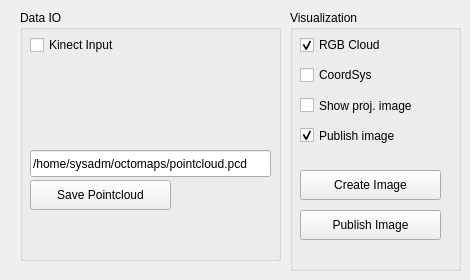
    <widget class="QWidget" name="tab_controls">
     <attribute name="title">
      <string>Controls</string>
     </attribute>
     <widget class="QGroupBox" name="groupBox_4">
      <property name="geometry">
       <rect>
        <x>20</x>
        <y>10</y>
        <width>261</width>
        <height>251</height>
       </rect>
      </property>
      <property name="title">
       <string>Data IO</string>
      </property>
      <widget class="QPushButton" name="btnSavePointcloud">
       <property name="geometry">
        <rect>
         <x>10</x>
         <y>170</y>
         <width>141</width>
         <height>30</height>
        </rect>
       </property>
       <property name="text">
        <string>Save Pointcloud</string>
       </property>
      </widget>
      <widget class="QLineEdit" name="lineSavePointcloud">
       <property name="geometry">
        <rect>
         <x>10</x>
         <y>140</y>
         <width>241</width>
         <height>27</height>
        </rect>
       </property>
       <property name="text">
        <string>/home/sysadm/octomaps/pointcloud.pcd</string>
       </property>
      </widget>
      <widget class="QCheckBox" name="checkBoxKinect">
       <property name="geometry">
        <rect>
         <x>10</x>
         <y>20</y>
         <width>151</width>
         <height>30</height>
        </rect>
       </property>
       <property name="text">
        <string>Kinect Input</string>
       </property>
      </widget>
     </widget>
     <widget class="QGroupBox" name="groupBox_6">
      <property name="geometry">
       <rect>
        <x>290</x>
        <y>10</y>
        <width>171</width>
        <height>261</height>
       </rect>
      </property>
      <property name="styleSheet">
       <string notr="true"/>
      </property>
      <property name="title">
       <string>Visualization</string>
      </property>
      <property name="flat">
       <bool>false</bool>
      </property>
      <widget class="QCheckBox" name="checkBoxCoordSys">
       <property name="geometry">
        <rect>
         <x>10</x>
         <y>50</y>
         <width>100</width>
         <height>30</height>
        </rect>
       </property>
       <property name="text">
        <string>CoordSys</string>
       </property>
       <property name="checked">
        <bool>false</bool>
       </property>
      </widget>
      <widget class="QCheckBox" name="checkBoxRGBCloud">
       <property name="geometry">
        <rect>
         <x>10</x>
         <y>20</y>
         <width>100</width>
         <height>30</height>
        </rect>
       </property>
       <property name="text">
        <string>RGB Cloud</string>
       </property>
       <property name="checked">
        <bool>true</bool>
       </property>
      </widget>
      <widget class="QCheckBox" name="checkBoxShowProjImage">
       <property name="geometry">
        <rect>
         <x>10</x>
         <y>80</y>
         <width>161</width>
         <height>31</height>
        </rect>
       </property>
       <property name="text">
        <string>Show proj. image</string>
       </property>
      </widget>
      <widget class="QCheckBox" name="checkBoxPubImage">
       <property name="geometry">
        <rect>
         <x>10</x>
         <y>110</y>
         <width>161</width>
         <height>31</height>
        </rect>
       </property>
       <property name="text">
        <string>Publish image</string>
       </property>
       <property name="checked">
        <bool>true</bool>
       </property>
      </widget>
      <widget class="QPushButton" name="btnCreateImgFromGUI">
       <property name="geometry">
        <rect>
         <x>10</x>
         <y>160</y>
         <width>141</width>
         <height>30</height>
        </rect>
       </property>
       <property name="text">
        <string>Create Image</string>
       </property>
      </widget>
      <widget class="QPushButton" name="btnPublishImage">
       <property name="geometry">
        <rect>
         <x>10</x>
         <y>200</y>
         <width>141</width>
         <height>30</height>
        </rect>
       </property>
       <property name="text">
        <string>Publish Image</string>
       </property>
      </widget>
     </widget>
    </widget>
